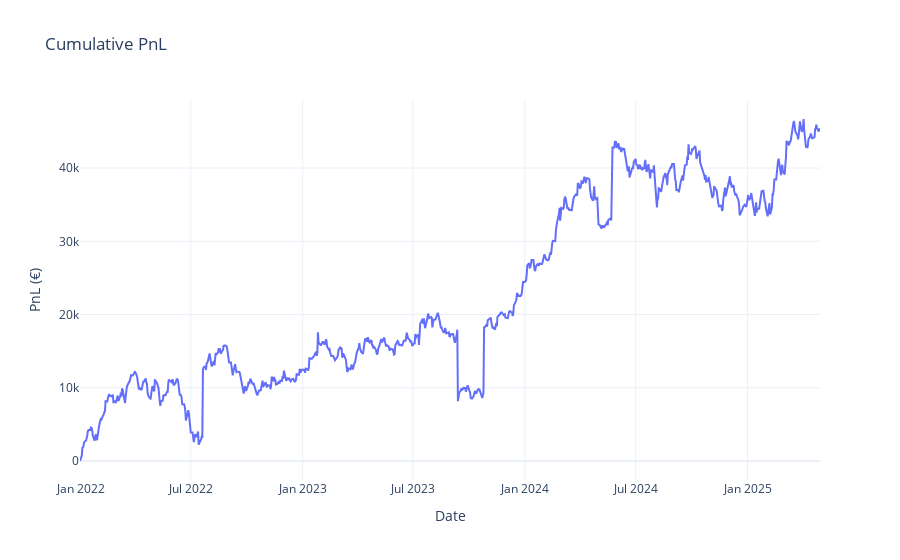
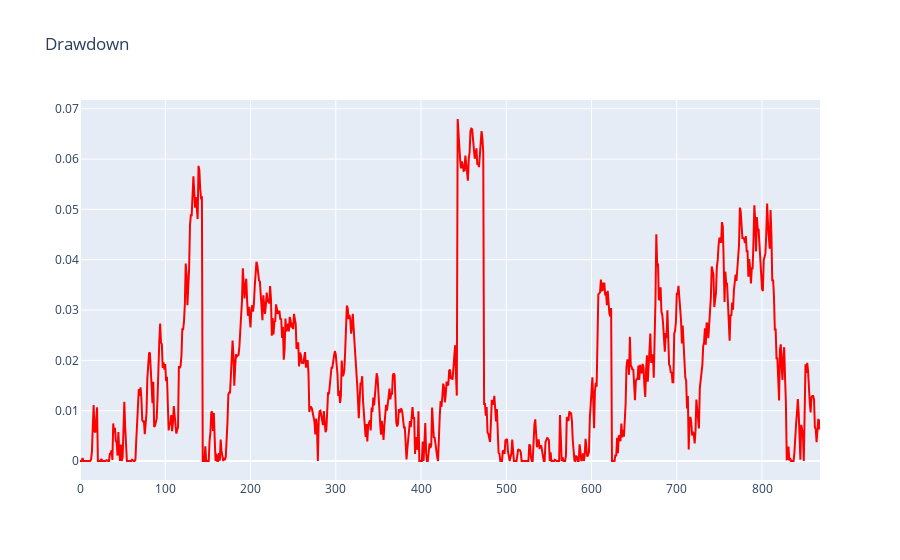
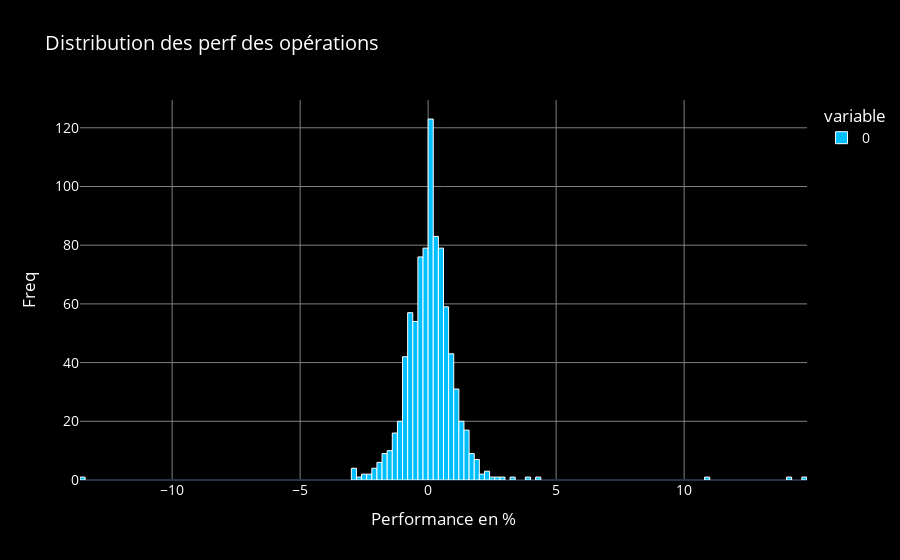

The notebook cell these images were saved under, in order:
### Code cell
engine = BacktestEngine(orders_df_input, df_stock_prices, bench_df_input)
engine.run()

# Récupérer les outputs
print(engine.summary())  # Les métriques
engine.plot_graphs()

### Figure 1 — Plotly figure (JSON) as saved in the notebook; plotly's stock layout.template omitted (floating-point values rounded to 4 significant figures; data arrays with more than 128 entries replaced by an {"elided": "..."} marker saying what was removed)
{"data": [{"name": "PnL", "type": "scatter", "x": {"elided": "869 str values"}, "y": {"elided": "869 float values"}}], "layout": {"hovermode": "x unified", "title": {"text": "Cumulative PnL"}, "xaxis": {"title": {"text": "Date"}}, "yaxis": {"title": {"text": "PnL (€)"}}}}

### Figure 2 — Plotly figure (JSON) as saved in the notebook; plotly's stock layout.template omitted (floating-point values rounded to 4 significant figures; data arrays with more than 128 entries replaced by an {"elided": "..."} marker saying what was removed)
{"data": [{"line": {"color": "red"}, "name": "Drawdown", "type": "scatter", "y": {"elided": "869 float values"}}], "layout": {"title": {"text": "Drawdown"}}}

### Figure 3 — Plotly figure (JSON) as saved in the notebook; plotly's stock layout.template omitted (floating-point values rounded to 4 significant figures; data arrays with more than 128 entries replaced by an {"elided": "..."} marker saying what was removed)
{"data": [{"alignmentgroup": "True", "bingroup": "x", "hovertemplate": "variable=0<br>Performance en %=%{x}<br>count=%{y}<extra></extra>", "legendgroup": "0", "marker": {"color": "deepskyblue", "line": {"color": "white", "width": 1}, "pattern": {"shape": ""}}, "name": "0", "offsetgroup": "0", "orientation": "v", "showlegend": true, "type": "histogram", "x": {"elided": "868 float values"}, "xaxis": "x", "yaxis": "y"}], "layout": {"barmode": "relative", "font": {"color": "white", "size": 14}, "legend": {"title": {"text": "variable"}, "tracegroupgap": 0}, "paper_bgcolor": "black", "plot_bgcolor": "black", "title": {"text": "Distribution des perf des opérations"}, "xaxis": {"anchor": "y", "domain": [0, 1], "gridcolor": "gray", "showgrid": true, "title": {"text": "Performance en %"}}, "yaxis": {"anchor": "x", "domain": [0, 1], "gridcolor": "gray", "showgrid": true, "title": {"text": "Freq"}}}}
